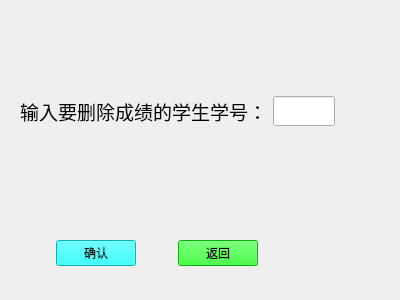
<?xml version="1.0" encoding="UTF-8"?>
<ui version="4.0">
 <class>Delete</class>
 <widget class="QWidget" name="Delete">
  <property name="geometry">
   <rect>
    <x>0</x>
    <y>0</y>
    <width>400</width>
    <height>300</height>
   </rect>
  </property>
  <property name="windowTitle">
   <string>Form</string>
  </property>
  <layout class="QGridLayout" name="gridLayout">
   <item row="0" column="0">
    <widget class="QWidget" name="widget" native="true">
     <property name="maximumSize">
      <size>
       <width>16777215</width>
       <height>200</height>
      </size>
     </property>
     <layout class="QHBoxLayout" name="horizontalLayout">
      <item>
       <widget class="QLabel" name="label">
        <property name="font">
         <font>
          <family>黑体</family>
          <pointsize>14</pointsize>
          <weight>50</weight>
          <italic>false</italic>
          <bold>false</bold>
         </font>
        </property>
        <property name="styleSheet">
         <string notr="true">font: 14pt &quot;黑体&quot;;</string>
        </property>
        <property name="text">
         <string>输入要删除成绩的学生学号：</string>
        </property>
       </widget>
      </item>
      <item>
       <widget class="QLineEdit" name="lineEdit">
        <property name="sizePolicy">
         <sizepolicy hsizetype="Expanding" vsizetype="Expanding">
          <horstretch>0</horstretch>
          <verstretch>0</verstretch>
         </sizepolicy>
        </property>
        <property name="maximumSize">
         <size>
          <width>16777215</width>
          <height>30</height>
         </size>
        </property>
       </widget>
      </item>
      <item>
       <spacer name="horizontalSpacer_4">
        <property name="orientation">
         <enum>Qt::Horizontal</enum>
        </property>
        <property name="sizeHint" stdset="0">
         <size>
          <width>91</width>
          <height>94</height>
         </size>
        </property>
       </spacer>
      </item>
     </layout>
    </widget>
   </item>
   <item row="1" column="0">
    <widget class="QWidget" name="widget_2" native="true">
     <property name="maximumSize">
      <size>
       <width>16777215</width>
       <height>100</height>
      </size>
     </property>
     <layout class="QHBoxLayout" name="horizontalLayout_2">
      <item>
       <spacer name="horizontalSpacer">
        <property name="orientation">
         <enum>Qt::Horizontal</enum>
        </property>
        <property name="sizeHint" stdset="0">
         <size>
          <width>64</width>
          <height>20</height>
         </size>
        </property>
       </spacer>
      </item>
      <item>
       <widget class="QPushButton" name="pushButton_2">
        <property name="styleSheet">
         <string notr="true">background-color: rgb(0, 255, 255);
font: 14pt &quot;黑体&quot;;</string>
        </property>
        <property name="text">
         <string>确认</string>
        </property>
       </widget>
      </item>
      <item>
       <spacer name="horizontalSpacer_2">
        <property name="orientation">
         <enum>Qt::Horizontal</enum>
        </property>
        <property name="sizeHint" stdset="0">
         <size>
          <width>63</width>
          <height>20</height>
         </size>
        </property>
       </spacer>
      </item>
      <item>
       <widget class="QPushButton" name="pushButton">
        <property name="styleSheet">
         <string notr="true">background-color: rgb(0, 255, 0);
font: 14pt &quot;黑体&quot;;

</string>
        </property>
        <property name="text">
         <string>返回</string>
        </property>
       </widget>
      </item>
      <item>
       <spacer name="horizontalSpacer_3">
        <property name="orientation">
         <enum>Qt::Horizontal</enum>
        </property>
        <property name="sizeHint" stdset="0">
         <size>
          <width>150</width>
          <height>20</height>
         </size>
        </property>
       </spacer>
      </item>
     </layout>
    </widget>
   </item>
  </layout>
 </widget>
 <resources/>
 <connections/>
</ui>
